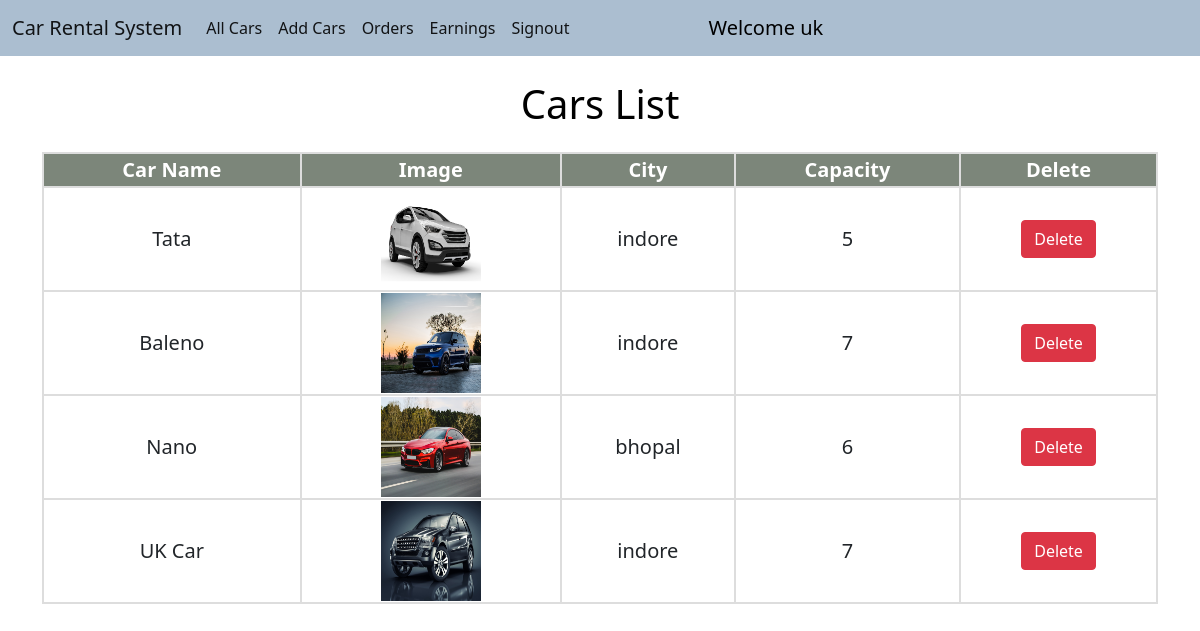
The app's page /all_cars/ (signed in), older data.
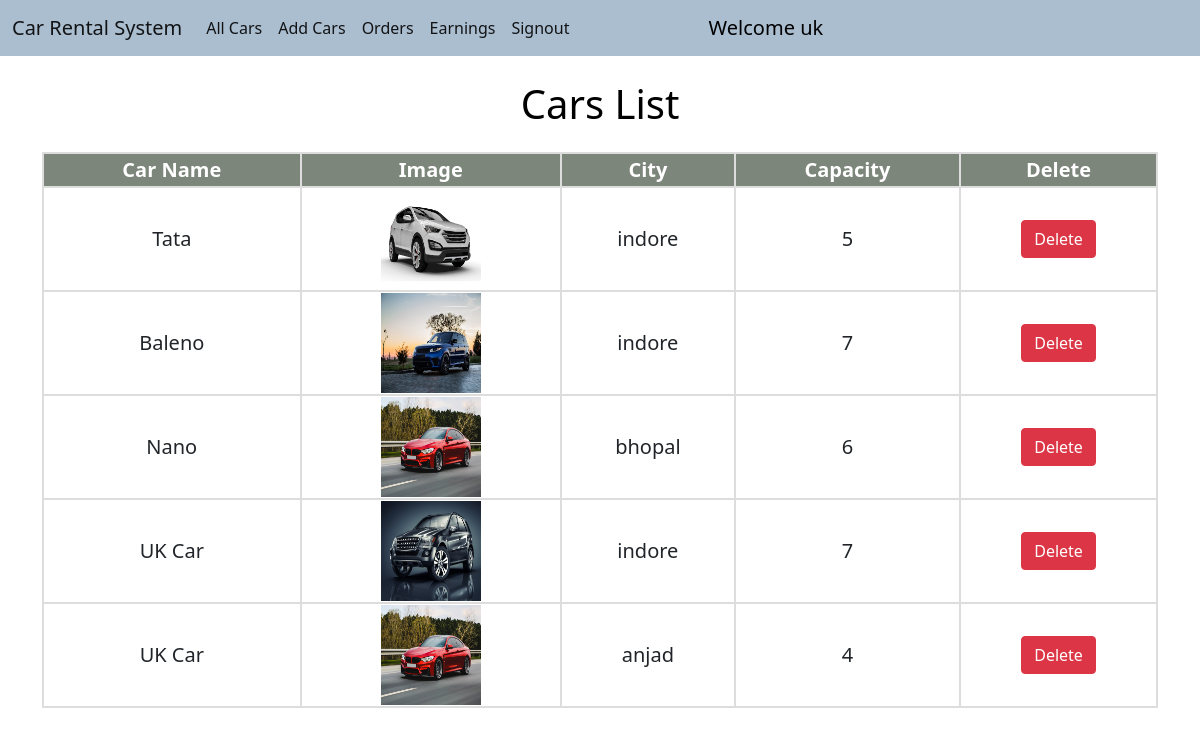
The same page, newer data.
### home/models.py (models this page shows, shortened)
class Car(models.Model):
    name = models.CharField(max_length=50)
    image = models.ImageField(upload_to="")
    car_dealer = models.ForeignKey(CarDealer, on_delete=models.PROTECT)
    capacity = models.CharField(max_length=2)
    location = models.ForeignKey(Location, on_delete=models.SET_NULL, null=True)
    is_available = models.BooleanField(default=True)
    rent = models.CharField(max_length=10, blank=True)

class Location(models.Model):
    city = models.CharField(max_length = 50)

### home/views.py (the view)
# urls.py: path("all_cars/", views.all_cars, name="all_cars"),
def all_cars(request):
    dealer = CarDealer.objects.filter(car_dealer=request.user).first()
    cars = Car.objects.filter(car_dealer=dealer)
    return render(request, "all_cars.html", {'cars':cars})

### home/templates/all_cars.html (shortened to what this page needs)
{% extends 'car_dealer_navbar.html' %}
{% block body %}
<div class="container">
    {% if cars %}
      <h1 class="mt-4">Cars List</h1>
        <div class="users-table mt-4">
            <table>
                <tbody>
                <tr>
                    <th>Car Name</th>
                    <th>Image</th>
                    <th>City</th>
                    <th>Capacity</th>
                    <th>Delete</th>
                </tr>
                {% for car in cars %}
                  <tr>
                    <td>{{car.name}}</td>
                    <td><img src="{{car.image.url}}" alt="" width="100px" height="100px"></td>
                    <td>{{car.location.city}}</td>
                    <td>{{car.capacity}}</td>
                    <td><a href="/delete_car/{{car.id}}" class="btn btn-danger" onclick="return confirm('Are you sure you want ot delete {{car.name}} ?')">Delete</a></td>
                  </tr>
                {% endfor %}
              </tbody>
            </table>
        </div>
        {% else %}
        <br>
        <h2>No cars added yet</h2>
    {% endif %}
</div>
{% endblock body %}

Row changes from the older to the newer data that the page shows:
added Car: name "UK Car", image (picture), location.city "anjad", capacity "4"
